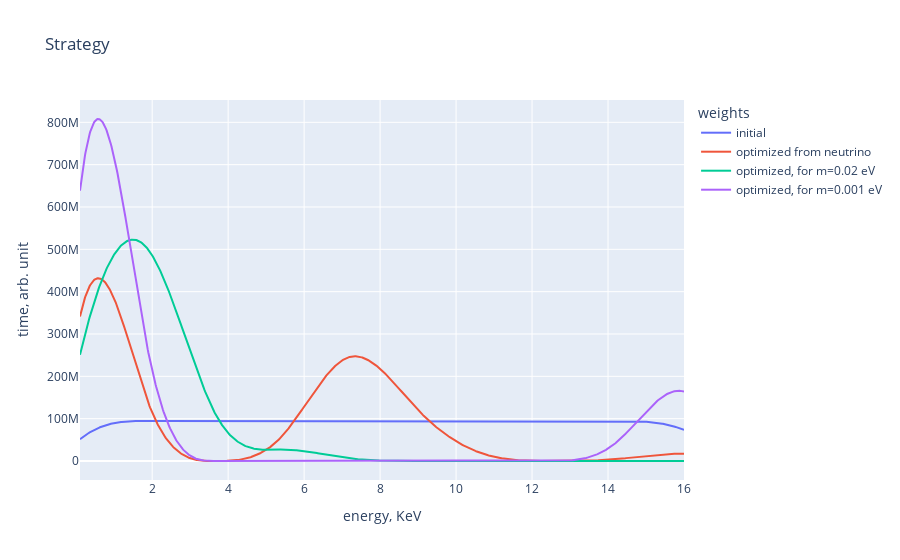

Source (notebook cell):
### Code cell
y0 = np.array([T(x, x_knots, b0) for x in energy])
y1 = np.array([T(x, x_knots, bo) for x in energy])
y1 = y1*np.sum(y0)/np.sum(y1)
y2 = np.array([T(x, x_knots, b3) for x in energy])
y2 = y2*np.sum(y0)/np.sum(y2)
y3 = np.array([T(x, x_knots, b2) for x in energy])
y3 = y3*np.sum(y0)/np.sum(y3)

traces = [go.Scatter(x = energy, y = y0, name = "initial"),
          go.Scatter(x = energy, y = y1, name = "optimized from neutrino"),
          go.Scatter(x = energy, y = y2, name = "optimized, for m=0.02 eV"),
          go.Scatter(x = energy, y = y3, name = "optimized, for m=0.001 eV")
         ]
fig = go.Figure(traces)

fig.update_layout(title="Strategy",
          xaxis_title="energy, KeV",
          yaxis_title="time, arb. unit",
          legend_title="weights")

#fig.write_image("axion_figs/strategy_diff_weights.png", scale=3)
fig.show()

### Figure 1 — Plotly figure (JSON) as saved in the notebook; plotly's stock layout.template omitted (floating-point values rounded to 4 significant figures; data arrays with more than 128 entries replaced by an {"elided": "..."} marker saying what was removed)
{"data": [{"name": "initial", "type": "scatter", "x": {"elided": "1000 float values"}, "y": {"elided": "1000 float values"}}, {"name": "optimized from neutrino", "type": "scatter", "x": {"elided": "1000 float values"}, "y": {"elided": "1000 float values"}}, {"name": "optimized, for m=0.02 eV", "type": "scatter", "x": {"elided": "1000 float values"}, "y": {"elided": "1000 float values"}}, {"name": "optimized, for m=0.001 eV", "type": "scatter", "x": {"elided": "1000 float values"}, "y": {"elided": "1000 float values"}}], "layout": {"legend": {"title": {"text": "weights"}}, "title": {"text": "Strategy"}, "xaxis": {"title": {"text": "energy, KeV"}}, "yaxis": {"title": {"text": "time, arb. unit"}}}}
